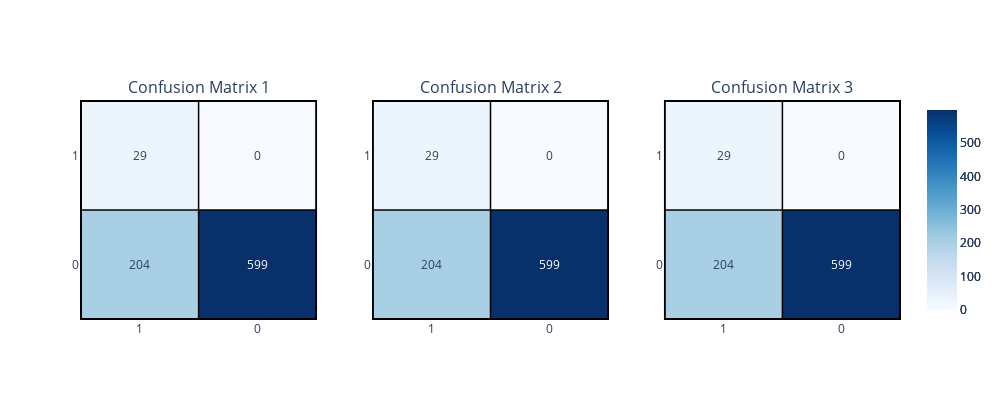

This figure's notebook cell:
### Code cell
import numpy as np
import plotly.graph_objects as go
from plotly.subplots import make_subplots
from sklearn.metrics import confusion_matrix

labels = ["0", "1"]
cm = confusion_matrix(y_train, y_train_pred)
cm = np.array([[cm[0, 1], cm[0, 0]], [cm[1, 1], cm[1, 0]]])

fig = make_subplots(
    rows=1,
    cols=3,
    subplot_titles=("Confusion Matrix 1", "Confusion Matrix 2", "Confusion Matrix 3"),
)

fig.update_layout(
    autosize=False,
    width=1000,
    height=400,
)
# Adding heatmaps to both subplots
for index in [1, 2, 3]:
    fig.add_trace(
        go.Heatmap(z=cm, x=labels[::-1], y=labels, colorscale="Blues", showscale=True),
        row=1,
        col=index,
    )


def get_font_color(value, cm):
    if value > cm.max() / 2:
        return "white"
    else:
        return " dark blue"


# Adding annotations and shapes
for index in [1, 2, 3]:
    for i, row in enumerate(cm):
        for j, value in enumerate(row):
            fig.add_annotation(
                dict(
                    text=str(value),
                    x=labels[j],
                    y=labels[i],
                    xref=f"x{index}",
                    yref=f"y{index}",
                    showarrow=False,
                    font=dict(color=get_font_color(value, cm)),
                )
            )

    # Add rectangle and line shapes per subplot
    fig.add_shape(
        type="rect",
        xref=f"x{index}",
        yref=f"y{index}",
        x0=-0.5,
        y0=-0.5,
        x1=len(labels) - 0.5,
        y1=len(labels) - 0.5,
        line=dict(color="black", width=2),
    )
    fig.add_shape(
        type="line",
        xref=f"x{index}",
        yref=f"y{index}",
        x0=-0.5,
        y0=0.5,
        x1=len(labels) - 0.5,
        y1=0.5,
        line=dict(color="black", width=1.5),
    )
    fig.add_shape(
        type="line",
        xref=f"x{index}",
        yref=f"y{index}",
        x0=0.5,
        y0=-0.5,
        x1=0.5,
        y1=1.5,
        line=dict(color="black", width=1.5),
    )

# Update layout for a better view

fig.show()

### Figure 1 — Plotly figure (JSON) as saved in the notebook; plotly's stock layout.template omitted (floating-point values rounded to 4 significant figures)
{"data": [{"colorscale": [[0, "rgb(247,251,255)"], [0.125, "rgb(222,235,247)"], [0.25, "rgb(198,219,239)"], [0.375, "rgb(158,202,225)"], [0.5, "rgb(107,174,214)"], [0.625, "rgb(66,146,198)"], [0.75, "rgb(33,113,181)"], [0.875, "rgb(8,81,156)"], [1, "rgb(8,48,107)"]], "showscale": true, "type": "heatmap", "x": ["1", "0"], "xaxis": "x", "y": ["0", "1"], "yaxis": "y", "z": [[204, 599], [29, 0]]}, {"colorscale": [[0, "rgb(247,251,255)"], [0.125, "rgb(222,235,247)"], [0.25, "rgb(198,219,239)"], [0.375, "rgb(158,202,225)"], [0.5, "rgb(107,174,214)"], [0.625, "rgb(66,146,198)"], [0.75, "rgb(33,113,181)"], [0.875, "rgb(8,81,156)"], [1, "rgb(8,48,107)"]], "showscale": true, "type": "heatmap", "x": ["1", "0"], "xaxis": "x2", "y": ["0", "1"], "yaxis": "y2", "z": [[204, 599], [29, 0]]}, {"colorscale": [[0, "rgb(247,251,255)"], [0.125, "rgb(222,235,247)"], [0.25, "rgb(198,219,239)"], [0.375, "rgb(158,202,225)"], [0.5, "rgb(107,174,214)"], [0.625, "rgb(66,146,198)"], [0.75, "rgb(33,113,181)"], [0.875, "rgb(8,81,156)"], [1, "rgb(8,48,107)"]], "showscale": true, "type": "heatmap", "x": ["1", "0"], "xaxis": "x3", "y": ["0", "1"], "yaxis": "y3", "z": [[204, 599], [29, 0]]}], "layout": {"annotations": [{"font": {"size": 16}, "showarrow": false, "text": "Confusion Matrix 1", "x": 0.1444, "xanchor": "center", "xref": "paper", "y": 1, "yanchor": "bottom", "yref": "paper"}, {"font": {"size": 16}, "showarrow": false, "text": "Confusion Matrix 2", "x": 0.5, "xanchor": "center", "xref": "paper", "y": 1, "yanchor": "bottom", "yref": "paper"}, {"font": {"size": 16}, "showarrow": false, "text": "Confusion Matrix 3", "x": 0.8556, "xanchor": "center", "xref": "paper", "y": 1, "yanchor": "bottom", "yref": "paper"}, {"font": {"color": " dark blue"}, "showarrow": false, "text": "204", "x": "0", "xref": "x", "y": "0", "yref": "y"}, {"font": {"color": "white"}, "showarrow": false, "text": "599", "x": "1", "xref": "x", "y": "0", "yref": "y"}, {"font": {"color": " dark blue"}, "showarrow": false, "text": "29", "x": "0", "xref": "x", "y": "1", "yref": "y"}, {"font": {"color": " dark blue"}, "showarrow": false, "text": "0", "x": "1", "xref": "x", "y": "1", "yref": "y"}, {"font": {"color": " dark blue"}, "showarrow": false, "text": "204", "x": "0", "xref": "x2", "y": "0", "yref": "y2"}, {"font": {"color": "white"}, "showarrow": false, "text": "599", "x": "1", "xref": "x2", "y": "0", "yref": "y2"}, {"font": {"color": " dark blue"}, "showarrow": false, "text": "29", "x": "0", "xref": "x2", "y": "1", "yref": "y2"}, {"font": {"color": " dark blue"}, "showarrow": false, "text": "0", "x": "1", "xref": "x2", "y": "1", "yref": "y2"}, {"font": {"color": " dark blue"}, "showarrow": false, "text": "204", "x": "0", "xref": "x3", "y": "0", "yref": "y3"}, {"font": {"color": "white"}, "showarrow": false, "text": "599", "x": "1", "xref": "x3", "y": "0", "yref": "y3"}, {"font": {"color": " dark blue"}, "showarrow": false, "text": "29", "x": "0", "xref": "x3", "y": "1", "yref": "y3"}, {"font": {"color": " dark blue"}, "showarrow": false, "text": "0", "x": "1", "xref": "x3", "y": "1", "yref": "y3"}], "autosize": false, "height": 400, "shapes": [{"line": {"color": "black", "width": 2}, "type": "rect", "x0": -0.5, "x1": 1.5, "xref": "x", "y0": -0.5, "y1": 1.5, "yref": "y"}, {"line": {"color": "black", "width": 1.5}, "type": "line", "x0": -0.5, "x1": 1.5, "xref": "x", "y0": 0.5, "y1": 0.5, "yref": "y"}, {"line": {"color": "black", "width": 1.5}, "type": "line", "x0": 0.5, "x1": 0.5, "xref": "x", "y0": -0.5, "y1": 1.5, "yref": "y"}, {"line": {"color": "black", "width": 2}, "type": "rect", "x0": -0.5, "x1": 1.5, "xref": "x2", "y0": -0.5, "y1": 1.5, "yref": "y2"}, {"line": {"color": "black", "width": 1.5}, "type": "line", "x0": -0.5, "x1": 1.5, "xref": "x2", "y0": 0.5, "y1": 0.5, "yref": "y2"}, {"line": {"color": "black", "width": 1.5}, "type": "line", "x0": 0.5, "x1": 0.5, "xref": "x2", "y0": -0.5, "y1": 1.5, "yref": "y2"}, {"line": {"color": "black", "width": 2}, "type": "rect", "x0": -0.5, "x1": 1.5, "xref": "x3", "y0": -0.5, "y1": 1.5, "yref": "y3"}, {"line": {"color": "black", "width": 1.5}, "type": "line", "x0": -0.5, "x1": 1.5, "xref": "x3", "y0": 0.5, "y1": 0.5, "yref": "y3"}, {"line": {"color": "black", "width": 1.5}, "type": "line", "x0": 0.5, "x1": 0.5, "xref": "x3", "y0": -0.5, "y1": 1.5, "yref": "y3"}], "width": 1000, "xaxis": {"anchor": "y", "domain": [0, 0.2889]}, "xaxis2": {"anchor": "y2", "domain": [0.3556, 0.6444]}, "xaxis3": {"anchor": "y3", "domain": [0.7111, 1]}, "yaxis": {"anchor": "x", "domain": [0, 1]}, "yaxis2": {"anchor": "x2", "domain": [0, 1]}, "yaxis3": {"anchor": "x3", "domain": [0, 1]}}}
